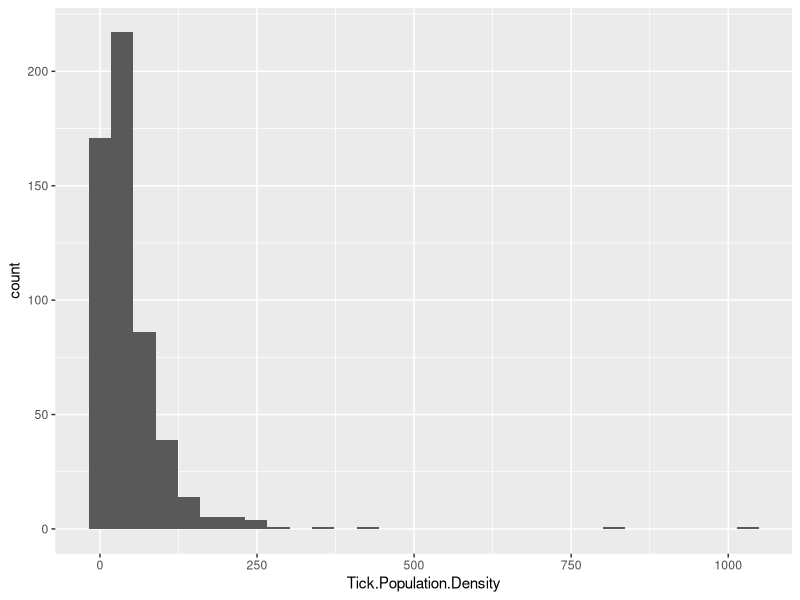
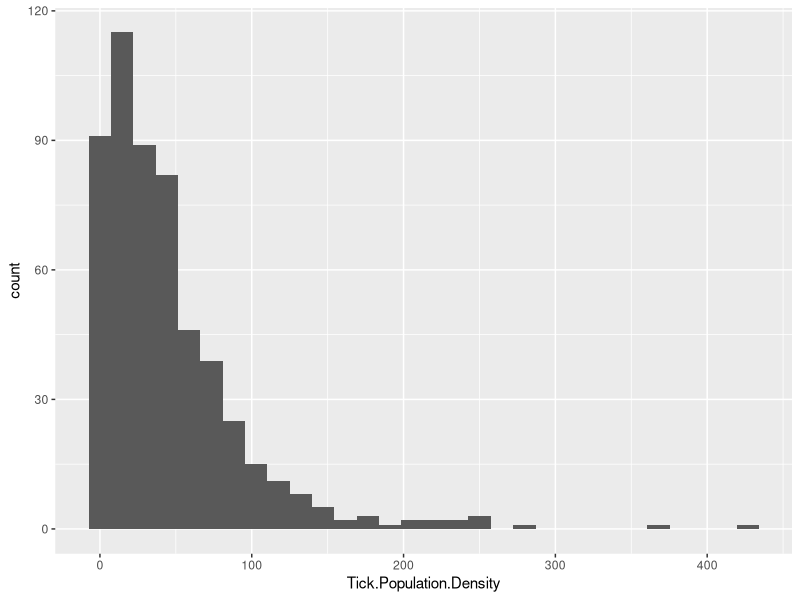
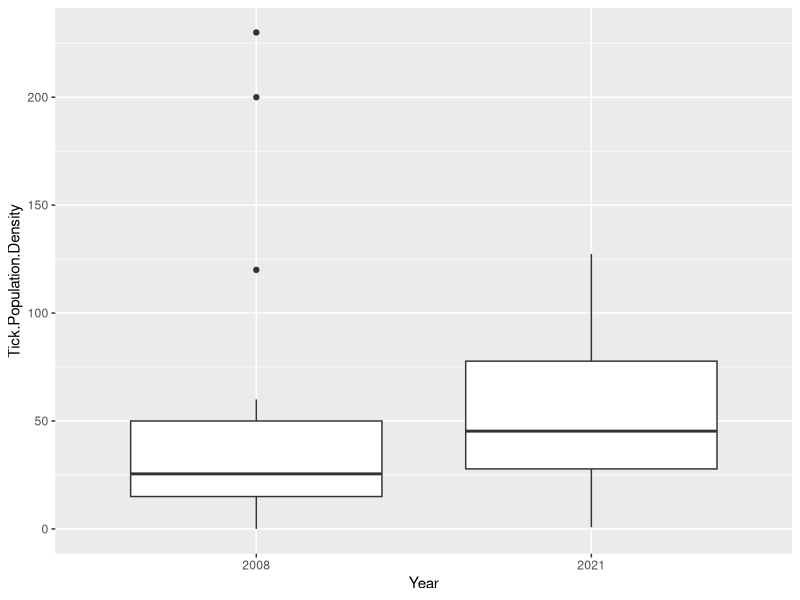
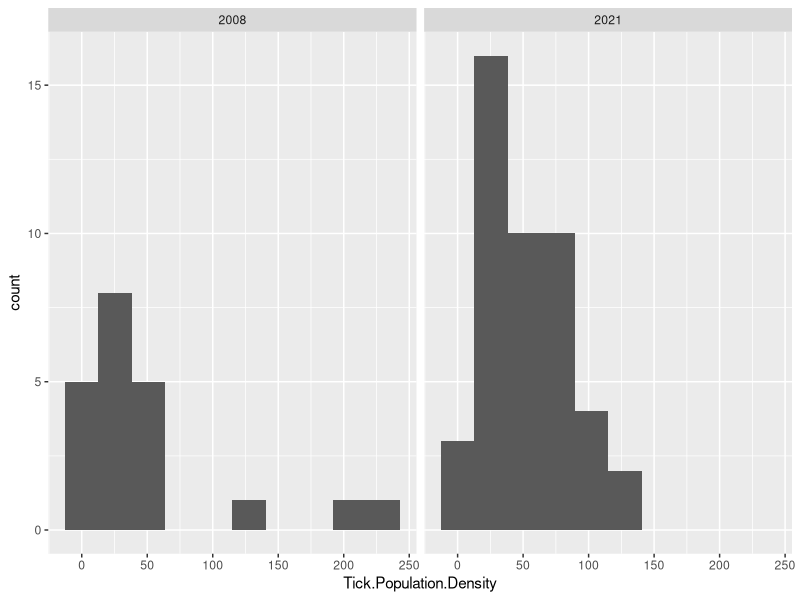
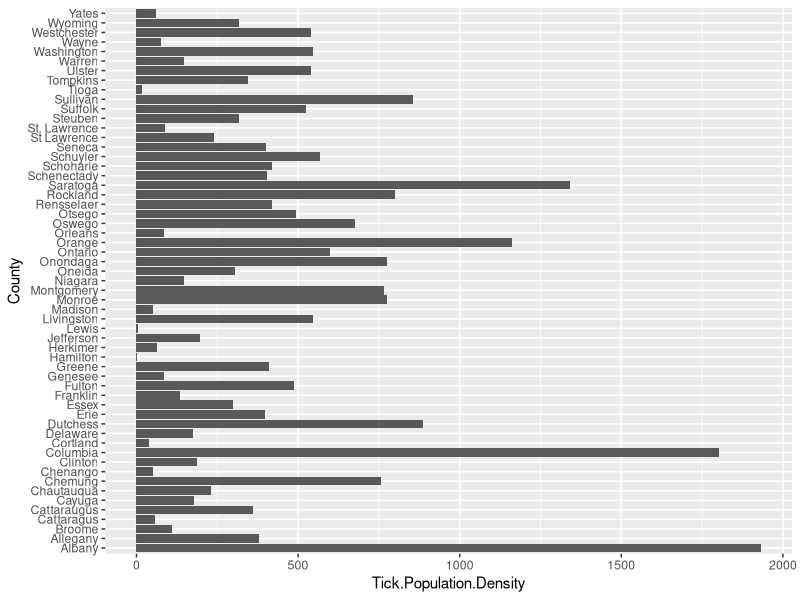
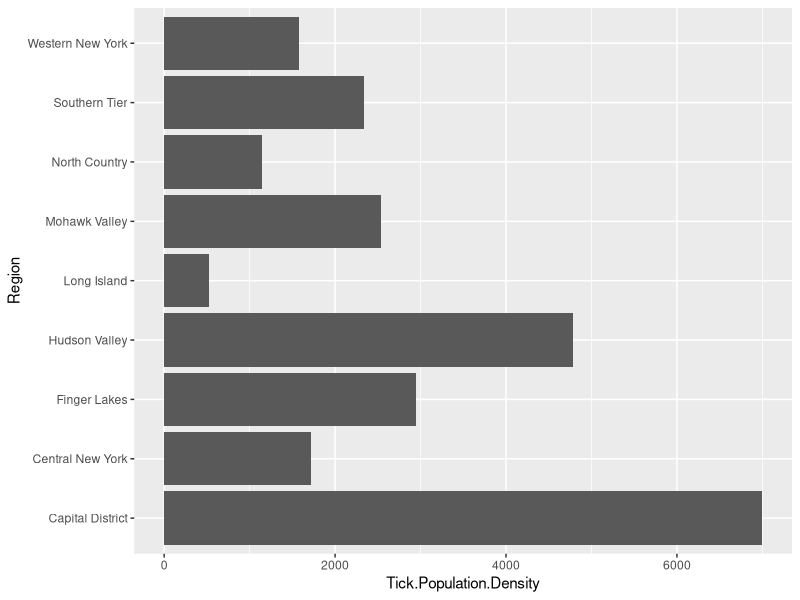
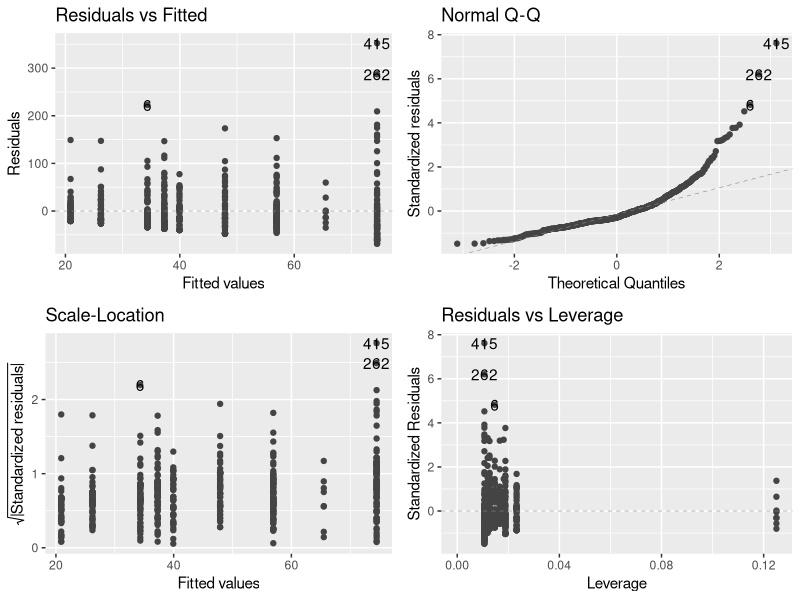
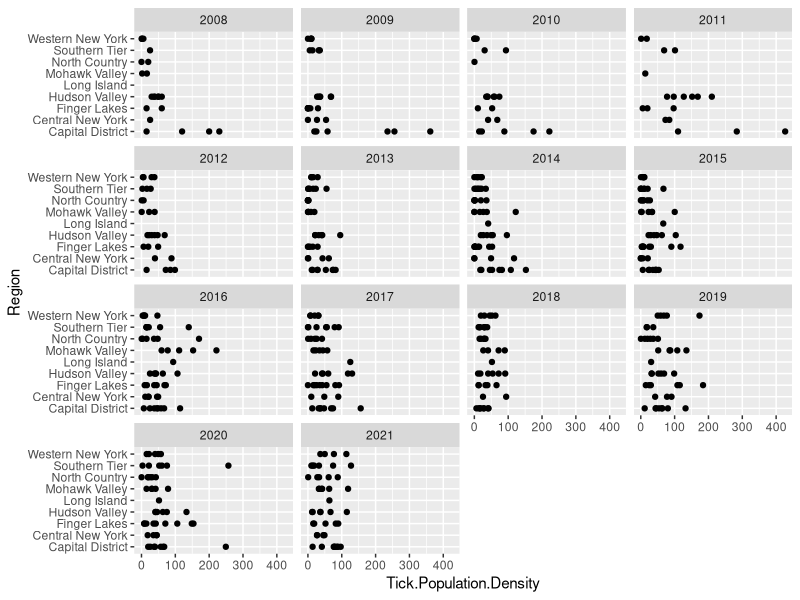

Recreate these plots in R, in order.
## ---- chunk 1
knitr::opts_chunk$set(echo = TRUE, message=FALSE, warning=FALSE)
## ---- chunk 2
rm(list = ls())
library(tidyverse)
library(here)
library(ggfortify)
library(lubridate)
tick_adult <- read.csv(here("Data", "Deer_Tick_Surveillance__Adults__Oct_to_Dec__excluding_Powassan_virus__Beginning_2008.csv"))
## ---- chunk 3
head(tick_adult)
glimpse(tick_adult)
str(tick_adult)
## ---- chunk 4
tick_adult <- tick_adult %>% 
  rename(B.burgdorferi = "B..burgdorferi....",
         A.phagocytophilum = "A..phagocytophilum....",
         B.microti = "B..microti....",
         B.miyamotoi = "B..miyamotoi....") %>%
  mutate(County = as.factor(County),
         Year = as.factor(Year))
## ---- chunk 5
ggplot(data = tick_adult, aes(x = Tick.Population.Density)) +
  geom_histogram()
## ---- chunk 6
tick_adult <- tick_adult %>% filter(Tick.Population.Density < 750)
## ---- chunk 7
ggplot(data = tick_adult, aes(x = Tick.Population.Density)) +
  geom_histogram()
## ---- chunk 8
summary(tick_adult)
## ---- chunk 9
tick_adult_small <- tick_adult %>% filter(Year == "2008" | Year == "2021")
## ---- chunk 10
tick_adult_small_total <- tick_adult_small %>% group_by(Year) %>% summarise(mean_density = mean(Tick.Population.Density, na.rm = T))
## ---- chunk 11
ggplot(data = tick_adult_small, aes(x = Year, y = Tick.Population.Density)) +
  geom_boxplot()

ggplot(data = tick_adult_small, aes(x = Tick.Population.Density)) +
  geom_histogram(bins = 10) +
  facet_wrap(~Year)
## ---- chunk 12
year_ttest <- t.test(Tick.Population.Density ~ Year, data = tick_adult_small)

year_ttest$p.value
## ---- chunk 13
ggplot(data = tick_adult, aes(x = County, y = Tick.Population.Density)) +
  geom_col() +
  coord_flip()
## ---- chunk 14
tick_adult <- tick_adult %>% mutate(Region = case_when(
  County == "Suffolk" | County == "Nassau" ~ "Long Island",
  
  County == "Brooklyn" | County == "Bronx" | County == "Manhattan" | 
    County == "Staten Island" | County == "Queens" ~ "New York City",
  
  County == "Dutchess" | County == "Orange" | County == "Putnam" |
    County == "Rockland" | County == "Sullivan" | County == "Ulster" |
    County == "Westchester" ~ "Hudson Valley",
  
  County == "Niagara" | County == "Erie" | County == "Chautauqua" |
    County == "Cattaragus" | County == "Cattaraugus" | 
    County == "Allegany" ~ "Western New York",
  
  County == "Orleans" | County == "Genesee" | County == "Wyoming" |
    County == "Monroe" | County == "Livingston" | County == "Wayne" |
    County == "Ontario" | County == "Yates" | County == "Seneca" ~ "Finger Lakes",
  
  County == "Steuben" | County == "Schuyler" | County == "Chemung" | 
    County == "Tompkins" | County == "Tioga" | County == "Chenango" 
  | County == "Broome" | County == "Delaware" ~ "Southern Tier",
  
  County == "Cortland" | County == "Cayuga" | County == "Onondaga" | 
    County == "Oswego" | County == "Madison" ~ "Central New York",
  
  County == "St. Lawrence" | County == "St Lawrence" | County == "Lewis" | 
    County == "Jefferson" | County == "Hamilton" | County == "Essex" | 
    County == "Clinton" | County == "Franklin" ~ "North Country",
  
  County == "Oneida" | County == "Herkimer" | County == "Fulton" | 
    County == "Montgomery" | County == "Otsego" | 
    County == "Schoharie" ~ "Mohawk Valley",
  
  County == "Albany" | County == "Columbia" | County == "Greene" | 
    County == "Warren" | County == "Washington" | County == "Saratoga" | 
    County == "Schenectady" | County == "Rensselaer" ~ "Capital District"
))
## ---- chunk 15
ggplot(data = tick_adult, aes(x = Region, y = Tick.Population.Density)) +
  geom_col() +
  coord_flip()
## ---- chunk 16
region_mod <- lm(Tick.Population.Density ~ Region, data = tick_adult)
## ---- chunk 17
autoplot(region_mod, smooth.colour = NA)
## ---- chunk 18
region_mod_summary <- summary(region_mod)
region_anova <- anova(region_mod)
## ---- chunk 19
tick_adult_total <- tick_adult %>% group_by(Region, Year) %>% summarise(total_density = sum(Tick.Population.Density))
## ---- chunk 20
ggplot(data = tick_adult, aes(x = Region, y = Tick.Population.Density)) +
  geom_point() +
  coord_flip() +
  facet_wrap(~Year)
## ---- chunk 21
tick_adult_small <- tick_adult %>% mutate(Region = case_when(
  County == "Suffolk" | County == "Nassau" ~ "Long Island",
  
  County == "Brooklyn" | County == "Bronx" | County == "Manhattan" | 
    County == "Staten Island" | County == "Queens" ~ "New York City",
  
  County == "Dutchess" | County == "Orange" | County == "Putnam" |
    County == "Rockland" | County == "Sullivan" | County == "Ulster" |
    County == "Westchester" ~ "Hudson Valley",
  
  County == "Niagara" | County == "Erie" | County == "Chautauqua" |
    County == "Cattaragus" | County == "Cattaraugus" | 
    County == "Allegany" ~ "Western New York",
  
  County == "Orleans" | County == "Genesee" | County == "Wyoming" |
    County == "Monroe" | County == "Livingston" | County == "Wayne" |
    County == "Ontario" | County == "Yates" | County == "Seneca" ~ "Finger Lakes",
  
  County == "Steuben" | County == "Schuyler" | County == "Chemung" | 
    County == "Tompkins" | County == "Tioga" | County == "Chenango" 
  | County == "Broome" | County == "Delaware" ~ "Southern Tier",
  
  County == "Cortland" | County == "Cayuga" | County == "Onondaga" | 
    County == "Oswego" | County == "Madison" ~ "Central New York",
  
  County == "St. Lawrence" | County == "St Lawrence" | County == "Lewis" | 
    County == "Jefferson" | County == "Hamilton" | County == "Essex" | 
    County == "Clinton" | County == "Franklin" ~ "North Country",
  
  County == "Oneida" | County == "Herkimer" | County == "Fulton" | 
    County == "Montgomery" | County == "Otsego" | 
    County == "Schoharie" ~ "Mohawk Valley",
  
  County == "Albany" | County == "Columbia" | County == "Greene" | 
    County == "Warren" | County == "Washington" | County == "Saratoga" | 
    County == "Schenectady" | County == "Rensselaer" ~ "Capital District"
))

tick_adult_small <- tick_adult_small %>% filter(Year == "2008" | Year == "2021")
## ---- chunk 22
full_mod <- glm(Tick.Population.Density ~ Region + Year + Region*Year, data = tick_adult_small)
summary(full_mod)
## ---- chunk 23
ggplot(data = tick_adult_small, aes(x = B.burgdorferi)) +
  geom_histogram() +
  facet_wrap(~Year)
## ---- chunk 24
bburg_ttest <- t.test(B.burgdorferi ~ Year, data = tick_adult_small)

tick_adult_bburg_mean <- tick_adult_small %>% group_by(Year) %>% summarise(mean = mean(B.burgdorferi, na.rm=T))
ggplot(data = tick_adult_small, aes(x = Year, y = B.burgdorferi)) +
  geom_point() + 
  geom_point(data = tick_adult_bburg_mean, aes(x = Year, y = mean), colour = "red") +
  facet_wrap(~Year)
## ---- chunk 25
ggplot(data = tick_adult_small, aes(x = A.phagocytophilum)) +
  geom_histogram() +
  facet_wrap(~Year)
## ---- chunk 26
aphago_ttest <- t.test(A.phagocytophilum ~ Year, data = tick_adult_small)
## ---- chunk 27
ggplot(data = tick_adult_small, aes(x = B.microti)) +
  geom_histogram() +
  facet_wrap(~Year)
## ---- chunk 28
bmicroti_ttest <- t.test(B.microti ~ Year, data = tick_adult_small)
tick_adult_microti_mean <- tick_adult_small %>% group_by(Year) %>% summarise(mean = mean(B.microti, na.rm=T))
ggplot(data = tick_adult_small, aes(x = Year, y = B.microti)) +
  geom_point() + 
  geom_point(data = tick_adult_microti_mean, aes(x = Year, y = mean), colour = "red") +
  facet_wrap(~Year)
## ---- chunk 29
tick_adult_small2 <- tick_adult %>% filter(Year == "2015" | Year == "2021")
tick_adult_small2_mean <- tick_adult_small2 %>% group_by(Year) %>% summarise(mean = mean(B.miyamotoi, na.rm=T))
ggplot(data = tick_adult_small2, aes(x = B.miyamotoi)) +
  geom_histogram() +
  facet_wrap(~Year)

ggplot(data = tick_adult_small2, aes(x = Year, y = B.miyamotoi)) +
  geom_point() + 
  geom_point(data = tick_adult_small2_mean, aes(x = Year, y = mean), colour = "red") +
  facet_wrap(~Year)
## ---- chunk 30
bmiya_ttest <- t.test(B.miyamotoi ~ Year, data = tick_adult_small2)
